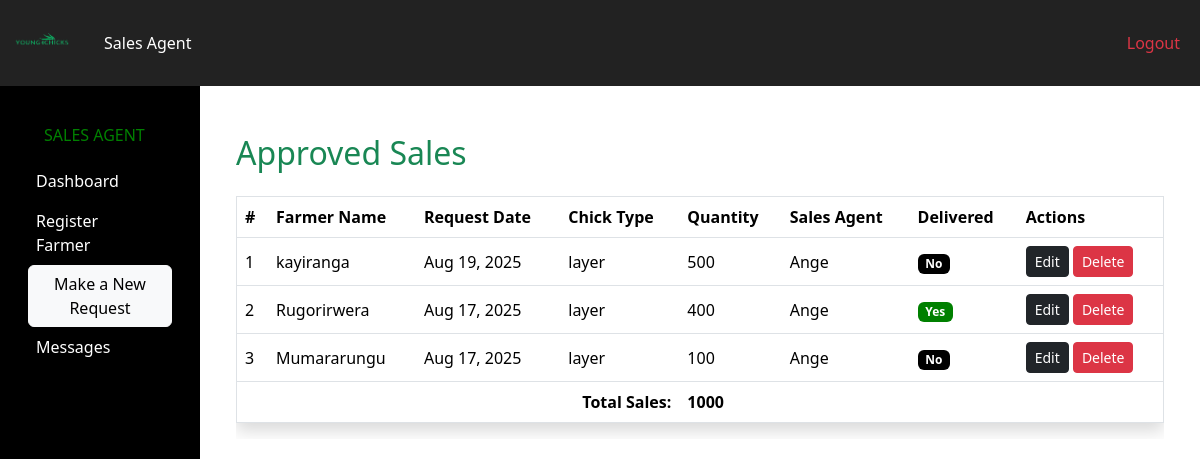
/sales/approved/ (signed in), run on an earlier commit of the app's database.
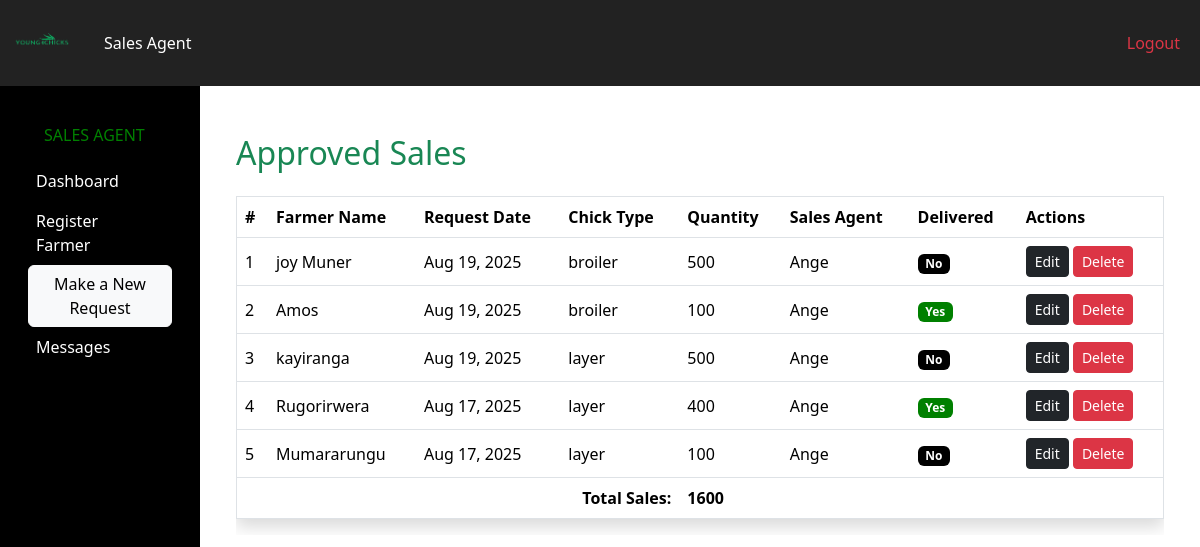
And on a later commit of the database.
### pages/models.py (models this page shows, shortened)
class Chickrequest(models.Model):
    CHICK_STATUS = [
        ('pending', 'Pending'),
        ('approved', 'Approved'),
        ('rejected', 'Rejected'),
    ]
    FEED_NEEDED = [
        ('yes', 'Yes'),
        ('no', 'No'),
    ]
    CHICK_DELIVERED = [
        ('yes', 'Yes'),
        ('no', 'No'),
    ]
    farmer_name = models.ForeignKey(Farmer, on_delete=models.SET_NULL, null=True)
    chick_type = models.ForeignKey(ChickType, on_delete=models.SET_NULL, null=True)
    chick_quantity = models.PositiveIntegerField()
    chick_date = models.DateTimeField(auto_now_add=True)
    chick_status = models.CharField(max_length=20, choices=CHICK_STATUS, default='pending')
    feed_needed = models.CharField(max_length=10, choices=FEED_NEEDED)
    chickperiod = models.PositiveIntegerField(default=0)
    chick_delivered = models.CharField(max_length=5, choices=CHICK_DELIVERED, default='no')
    sales_agent = models.ForeignKey(
        settings.AUTH_USER_MODEL,
        on_delete=models.SET_NULL,
        null=True,
        blank=True,
        related_name='sent_requests'
    )

class Farmer(models.Model):
    GENDER_CHOICES = [
        ('Male', 'Male'),
        ('Female', 'Female'),
    ]
    FARMER_TYPE_CHOICES = [
        ('Starter', 'Starter'),
        ('Returner', 'Returner'),
    ]
    user = models.OneToOneField(
        settings.AUTH_USER_MODEL,
        on_delete=models.CASCADE,
        related_name='farmer_profile',
        null=True,
        blank=True
    )
    farmer_name = models.CharField(max_length=100)
    farmer_age = models.IntegerField()
    farmer_gender = models.CharField(max_length=10, choices=GENDER_CHOICES)
    farmer_nin = models.CharField(max_length=20)
    farmer_phone_number = models.CharField(max_length=15)
    farmer_type = models.CharField(max_length=50, choices=FARMER_TYPE_CHOICES)
    recomender_name = models.CharField(max_length=100)
    recommender_nin = models.CharField(max_length=20)

class ChickType(models.Model):
    TYPE_CHOICES = [
        ('broiler', 'Broiler'),
        ('layer', 'Layer'),
    ]
    name = models.CharField(max_length=20, choices=TYPE_CHOICES, unique=True)

class Userprofile(AbstractUser):
    USER_TYPE_CHOICES = [
        ('manager', 'Manager'),
        ('sales_agent', 'Sales Agent'),
    ]
    user_type = models.CharField(max_length=20, choices=USER_TYPE_CHOICES)
    phone = models.CharField(
        max_length=15,
        unique=True,
        blank=True,
        null=True,
        validators=[RegexValidator(r'^\+?\d{10,15}$', 'Enter a valid phone number.')]
    )
    title = models.CharField(max_length=5, blank=True, null=True)
    created_at = models.DateTimeField(default=timezone.now)
    class Meta:
        db_table = "user_profiles"
        ordering = ['created_at']

### pages/views.py (the view)
# urls.py: path('sales/approved/', views.approved_sales, name='approved_sales'),
@login_required
def approved_sales(request):
    approved_requests = Chickrequest.objects.filter(chick_status='approved').order_by('-chick_date')
    total_quantity = approved_requests.aggregate(total=Sum('chick_quantity'))['total'] or 0
    farmers_with_chicks = approved_requests.values_list('farmer_name__farmer_name', flat=True).distinct()
    context = {
        'approved_requests': approved_requests,
        'total_quantity': total_quantity,
        'farmers_with_chicks': farmers_with_chicks,
    }
    return render(request, 'pages/approved_sales.html', context)

### pages/templates/pages/approved_sales.html
{% extends 'pages/base.html' %}
{% load static %}
{% block content %}
<div class="container mt-5">
  <h2 class="mb-4 text-success">Approved Sales</h2>
  <div class="table-responsive">
    <table class="table table-hover align-middle border shadow">
      <thead style="background-color: black; color: white;">
        <tr>
          <th>#</th>
          <th>Farmer Name</th>
          <th>Request Date</th>
          <th>Chick Type</th>
          <th>Quantity</th>
          <th>Sales Agent</th>
          <th>Delivered</th>
          <th>Actions</th>
        </tr>
      </thead>
      <tbody>
        {% for req in approved_requests %}
        <tr>
          <td>{{ forloop.counter }}</td>
          <td>{{ req.farmer_name.farmer_name }}</td>
          <td>{{ req.chick_date|date:"M d, Y" }}</td>
          <td>{{ req.chick_type.name }}</td>
          <td>{{ req.chick_quantity }}</td>
          <td>
            {% if req.sales_agent %}
              {{ req.sales_agent.username }}
            {% else %}
              N/A
            {% endif %}
          </td>
          <td>
            {% if req.chick_delivered == 'yes' %}
              <span class="badge" style="background-color: green; color: white;">Yes</span>
            {% else %}
              <span class="badge" style="background-color: black; color: white;">No</span>
            {% endif %}
          </td>
          <td>
            <a href="{% url 'record_request_edit' req.id %}" class="btn btn-sm btn-dark">Edit</a>
            <a href="{% url 'delete_request' req.id %}" class="btn btn-sm btn-danger"
               onclick="return confirm('Are you sure you want to delete this request?');">Delete</a>
          </td>
        </tr>
        {% empty %}
        <tr>
          <td colspan="8" class="text-center text-muted">No approved sales found.</td>
        </tr>
        {% endfor %}
        {% if approved_requests %}
        <tr style="font-weight: bold; background-color: #f0f0f0;">
          <td colspan="4" class="text-end">Total Sales:</td>
          <td>{{ total_quantity }}</td>
          <td colspan="3"></td>
        </tr>
        {% endif %}
      </tbody>
    </table>
  </div>
</div>
{% endblock %}

What changed in the data, as far as the page shows it:
added Chickrequest: farmer_name.farmer_name "joy Muner", chick_date "Aug 19, 2025", chick_type.name "broiler", chick_quantity "500", sales_agent.username "Ange", chick_delivered "No"
added Chickrequest: farmer_name.farmer_name "Amos", chick_date "Aug 19, 2025", chick_type.name "broiler", chick_quantity "100", sales_agent.username "Ange", chick_delivered "Yes"
Also different on the page:
{{ total_quantity }}: "1000" → "1600"
